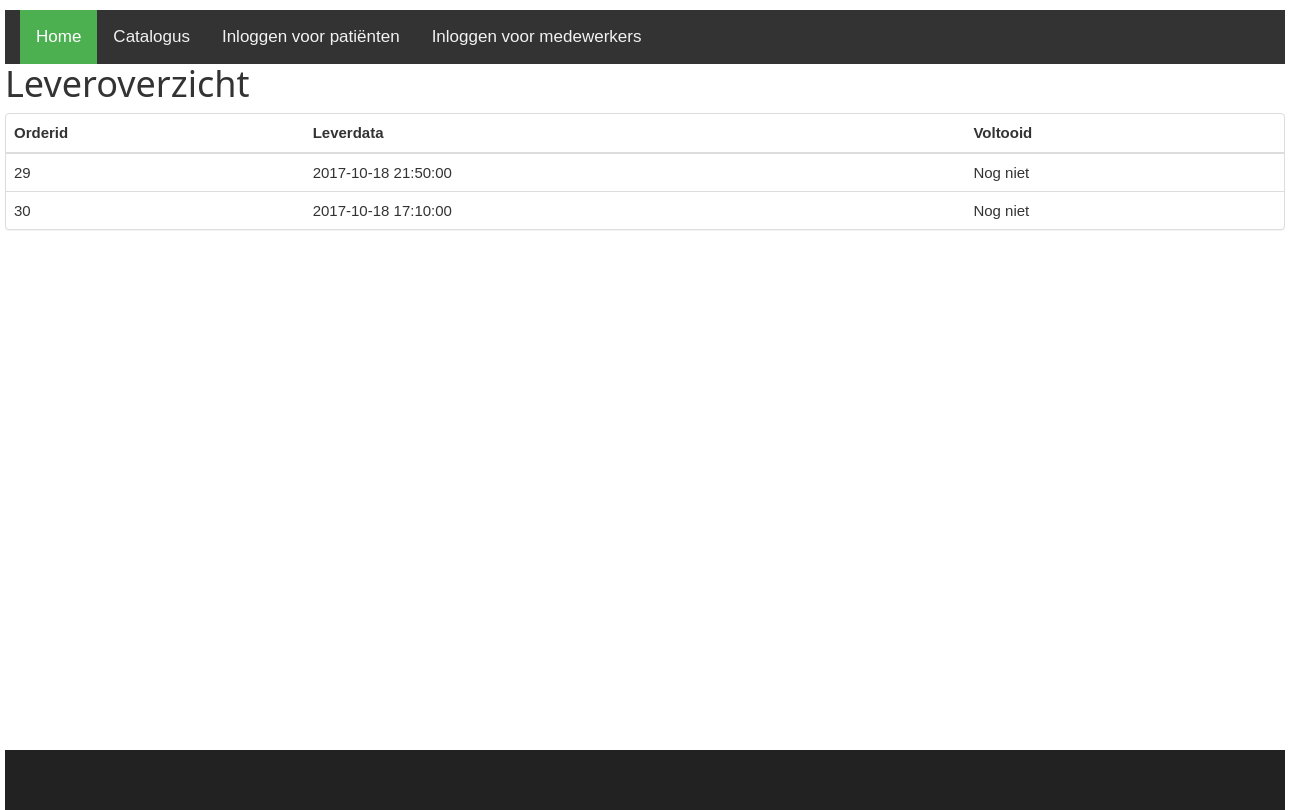
The app's page /leveroverzicht.php?value=311 with its own data.
### tables this page shows
CREATE TABLE `recept` (
  `id` int(11) NOT NULL,
  `patient` int(11) NOT NULL,
  `leverdata` datetime NOT NULL,
  `voltooid` tinyint(4) NOT NULL DEFAULT '0',
  `opmerking` varchar(200) DEFAULT NULL
);

### leveroverzicht.php (the view, shortened to what this page needs)
<!DOCTYPE HTML>
<html>
<head>
  <link rel="stylesheet" href="font-awesome-4.7.0/css/font-awesome.min.css">
  <link rel="stylesheet" href="css/bootstrap.min.css">
  <link rel="stylesheet" href="css/style.css" rel="stylesheet">
  <link rel="stylesheet" href="css/w3.css">
</head>
<body>
  <div id="container">
    <?php include 'navbar.php';
          include 'db_connect.php'?>
    <div id="Content">
      <h1>Leveroverzicht</h1>
      <form name="Leveringen">
<div class="bs-example">
<div class="panel panel-default">
<table class="table">
  <thead>
    <tr>
      <th>Orderid</th>
      <th>Leverdata</th>
      <th>Voltooid</th>
    </tr>
  </thead>
  <tbody>
<?php
$basis_query = "SELECT * FROM recept WHERE patient = ".$_GET['value']."";
    $basis_result = mysqli_query($conn, $basis_query);
    if ($basis_result->num_rows > 0) {
         while($basis_record = $basis_result->fetch_array()) {
           if($basis_record['voltooid'] == 0)
           {
              $voltooid = 'Nog niet';
           }
           echo "<tr>
                  <td>". $basis_record["id"]."</td>
                  <td>". $basis_record["leverdata"]."</td>
                  <td>". $voltooid ."</td>
                </tr>";
              }
         } else {
              echo "0 recepten gevonden!";
         }
         ?>
  </tbody>
</table>
</div>
    </div>
</div>
    <?php include 'footer.php';?>
  </div>
</body>
</html>

### css/style.css (style rules this page uses)
body { margin: 0; padding: 0; height: 100%; !important }
html { margin: 0; padding: 0; height: 100%; }
#container { width: 1280px; min-height: 100%; height: 100%; position: relative; margin: 0 auto; }

### css/w3.css (style rules this page uses)
*,*:before,*:after { box-sizing:inherit }
html { -ms-text-size-adjust:100%;-webkit-text-size-adjust:100% }
body { margin:0 }
html,body { font-family:Verdana,sans-serif;font-size:15px;line-height:1.5 }
html { overflow-x:hidden }
h1,h2,h3,h4,h5,h6,.w3-slim,.w3-wide { font-family:"Segoe UI",Arial,sans-serif }
h1 { font-size:36px }
h1,h2,h3,h4,h5,h6 { font-weight:400;margin:10px 0 }

### navbar.php (style rules this page uses)
body { margin:0; }

### records on screen
recept: id "29", leverdata "2017-10-18 21:50:00", voltooid "Nog niet"
recept: id "30", leverdata "2017-10-18 17:10:00", voltooid "Nog niet"
